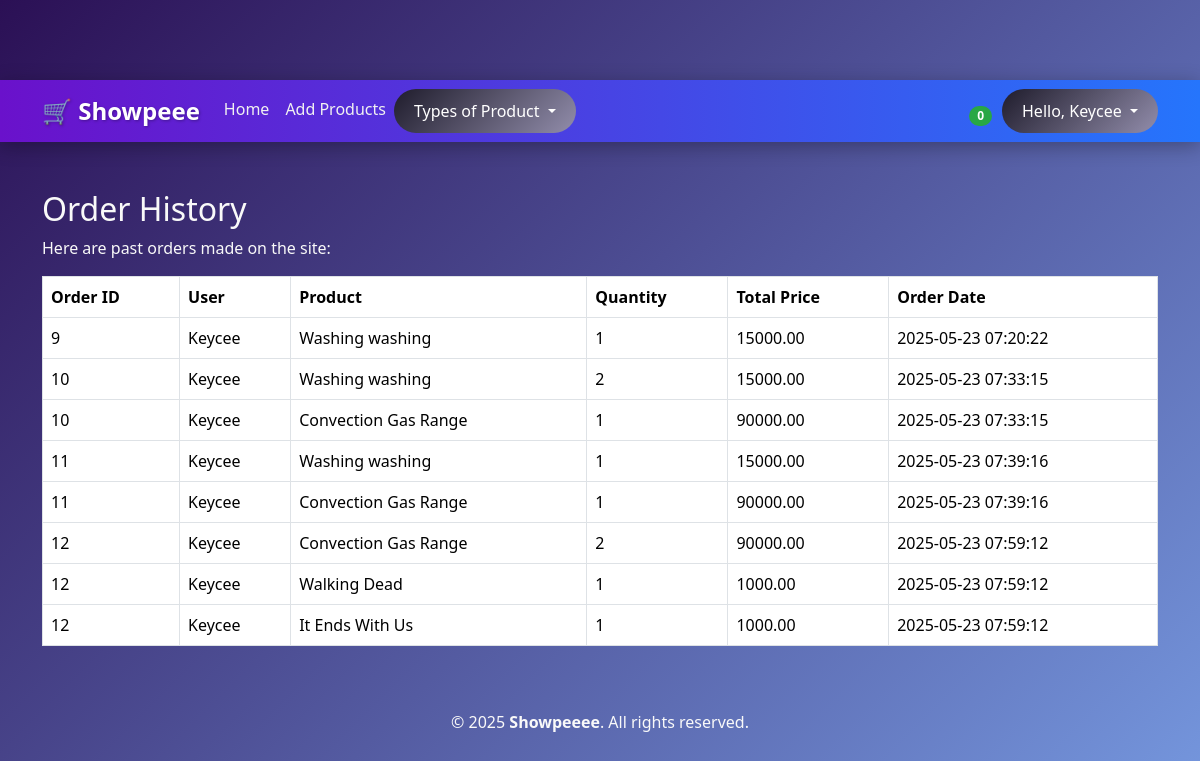
The app's page /dashboard.php (signed in) with its own data.
### tables this page shows
CREATE TABLE `orders` (
  `id` int(11) NOT NULL,
  `customer_id` int(11) DEFAULT NULL,
  `guest_name` varchar(255) DEFAULT NULL,
  `guest_phone` varchar(20) DEFAULT NULL,
  `guest_address` varchar(255) DEFAULT NULL,
  `total` decimal(10,2) NOT NULL,
  `created_at` timestamp NOT NULL DEFAULT current_timestamp(),
  `updated_at` timestamp NOT NULL DEFAULT current_timestamp() ON UPDATE current_timestamp()
);

CREATE TABLE `users` (
  `id` int(11) NOT NULL,
  `name` varchar(255) NOT NULL,
  `email` varchar(255) NOT NULL,
  `password` varchar(255) NOT NULL,
  `address` varchar(255) DEFAULT NULL,
  `phone` varchar(20) DEFAULT NULL,
  `birthdate` date DEFAULT NULL,
  `created_at` timestamp NOT NULL DEFAULT current_timestamp(),
  `updated_at` timestamp NOT NULL DEFAULT current_timestamp() ON UPDATE current_timestamp()
);

CREATE TABLE `products` (
  `id` int(11) NOT NULL,
  `category_id` int(11) NOT NULL,
  `name` varchar(255) NOT NULL,
  `description` text DEFAULT NULL,
  `price` decimal(10,2) NOT NULL,
  `slug` varchar(255) NOT NULL,
  `image_path` varchar(255) DEFAULT NULL,
  `created_at` timestamp NOT NULL DEFAULT current_timestamp(),
  `updated_at` timestamp NOT NULL DEFAULT current_timestamp() ON UPDATE current_timestamp()
);

CREATE TABLE `order_details` (
  `id` int(11) NOT NULL,
  `order_id` int(11) NOT NULL,
  `product_id` int(11) NOT NULL,
  `quantity` int(11) NOT NULL,
  `price` decimal(10,2) NOT NULL,
  `subtotal` decimal(10,2) NOT NULL
);

### app/includes/database.php (called while the page is built, shortened)
<?php
class Database {
    private $host = "localhost";
    private $db_name = "ecommerce-app";
    private $username = "root";
    private $password = "";
    protected $conn;
    public function __construct() {
        try {
            $this->conn = new \PDO("mysql:host=" . $this->host . ";dbname=" . $this->db_name, $this->username, $this->password);
            $this->conn->setAttribute(\PDO::ATTR_ERRMODE, \PDO::ERRMODE_EXCEPTION);
        } catch (\PDOException $e) {
            die("Connection failed: " . $e->getMessage());
        }
    }
    public function getConnection() {
        return $this->conn;
    }
}

### app/models/Checkout.php (called while the page is built, shortened)
<?php
class Checkout extends Database
{
    private $db;
    public function __construct()
    {
        $this->db = $this->getConnection();
    }
    public function getAllOrders()
    {
        $sql = "SELECT o.id, u.name AS user_name, p.name AS product_name, od.quantity, od.price AS total_price, o.created_at AS order_date
                FROM orders o
                LEFT JOIN users u ON o.customer_id = u.id
                LEFT JOIN order_details od ON o.id = od.order_id
                LEFT JOIN products p ON od.product_id = p.id";
        $stmt = $this->db->prepare($sql);
        $stmt->execute();
        return $stmt->fetchAll(\PDO::FETCH_ASSOC);
    }
}

### dashboard.php (the view, shortened to what this page needs)
<?php
$orders = new Checkout();
?>
<div class="container my-5">
    <h2>Order History</h2>
    <p>Here are past orders made on the site:</p>
    <table class="table table-bordered">
        <thead>
            <tr>
                <th>Order ID</th>
                <th>User</th>
                <th>Product</th>
                <th>Quantity</th>
                <th>Total Price</th>
                <th>Order Date</th>
            </tr>
        </thead>
        <tbody>
            <?php
            foreach ($orders->getAllOrders() as $order) {
                echo '<tr>';
                echo '<td>' . htmlspecialchars($order['id']) . '</td>';
                echo '<td>' . htmlspecialchars($order['user_name']) . '</td>';
                echo '<td>' . htmlspecialchars($order['product_name']) . '</td>';
                echo '<td>' . htmlspecialchars($order['quantity']) . '</td>';
                echo '<td>' . htmlspecialchars($order['total_price']) . '</td>';
                echo '<td>' . htmlspecialchars($order['order_date']) . '</td>';
                echo '</tr>';
            }
            ?>
        </tbody>
    </table>
</div>

### templates/header.php (style rules this page uses)
body.store-body { background: linear-gradient(135deg, #2b1055, #7597de); color: #f9f9f9; font-family: 'Segoe UI', Tahoma, Geneva, Verdana, sans-serif; min-height: 100vh; margin: 0; padding-top: 80px; }

### records on screen
orders: id "9", customer.name "Keycee", products.name "Washing washing", order_details.quantity "1", order_details.price "15000.00", created_at "2025-05-23 07:20:22"
orders: id "10", customer.name "Keycee", products.name "Washing washing", order_details.quantity "2", order_details.price "15000.00", created_at "2025-05-23 07:33:15", products.name "Convection Gas Range", order_details.quantity "1", order_details.price "90000.00"
orders: id "11", customer.name "Keycee", products.name "Washing washing", order_details.quantity "1", order_details.price "15000.00", created_at "2025-05-23 07:39:16", products.name "Convection Gas Range", order_details.price "90000.00"
orders: id "12", customer.name "Keycee", products.name "Convection Gas Range", order_details.quantity "2", order_details.price "90000.00", created_at "2025-05-23 07:59:12", products.name "Walking Dead", order_details.quantity "1", order_details.price "1000.00", products.name "It Ends With Us"

### other values on screen
countCart() "0"
$_SESSION['user']['name'] "Keycee"
